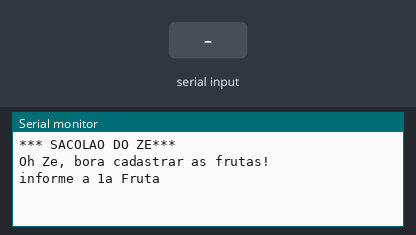
This sketch was run on a simulated Arduino Uno, built with avr-gcc and run on an emulated ATmega328P. Shown: the last lines printed to the serial monitor. Inputs (shaded band) come from the test bench.

Above: at 0.8 s.
0.9 s: "90,45\n" received over Serial
At 3.1 s:
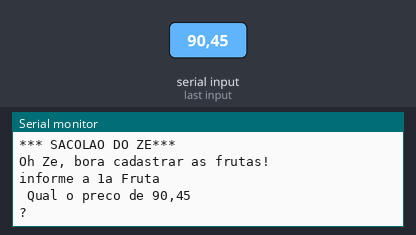
3.4 s: "5\n" received over Serial
At 4.8 s:
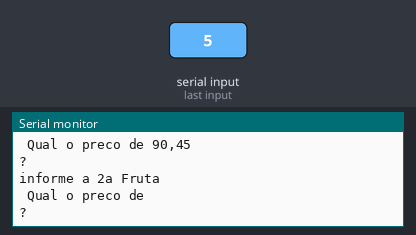

Measured:
- after the input at 0.9 s, the serial monitor: prints a new line after 1.0 s (image 1)
- after the input at 3.4 s, the serial monitor: prints a new line at once (image 2)

The sketch:

array1.ino
```cpp
// C++ code
float precosFrutas[6];
float precoDigitado;
String frutas[6];
void setup()
{
  Serial.begin(9600);

  Serial.println("*** SACOLAO DO ZE***");
  Serial.println();
  //vetor tamanho 6: vai de 0 a 5
  String frutas[6];//cria um vetor tamanho 6 (preenchendo as posições com string vazias)

  Serial.println("Oh Ze, bora cadastrar as frutas!");

  Serial.println();
  //Pede as frutas para o usuario
  for(int i = 0; i <= 5; i++){
    //Pega a fruta do usuario
    Serial.println("informe a " + String(i + 1) + "a Fruta");
    while(! Serial.available());
    String frutaDigitada = Serial.readString();

    //Pega a fruta do usuario
    Serial.println(" Qual o preco de " + frutaDigitada + "?");
    while(! Serial.available());
    float precoDigitada = Serial.parseFloat();


    //poe a fruta na sacola/ cadastra a fruta no array/vetor
    frutas[i] = frutaDigitada;
    precosFrutas[i] = precoDigitado;

  }//fim do for

  Serial.println("Exibindo os valores cadastrados: ");
  Serial.println();

  for(int i =0; i <=5; i++){
    Serial.println(String(i + 1) + "a Fruta: " + frutas[i]);
    Serial.println("Preco da Fruta: " + String(precosFrutas[i]));

  }

}


void loop()
{

}
```
